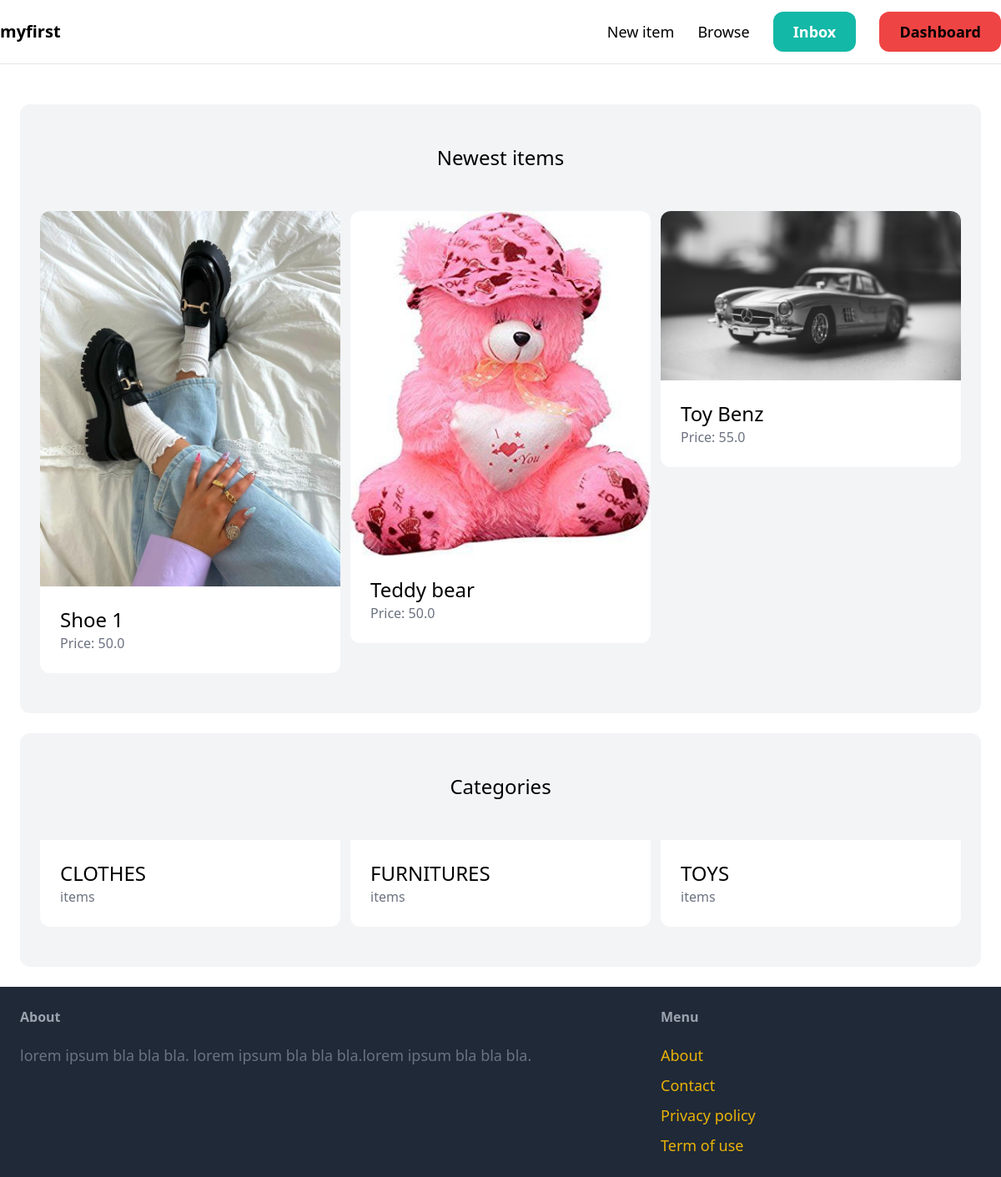
The app's page / (signed in) with its own data.
### item/models.py (models this page shows, shortened)
class Item(models.Model):
    category = models.ForeignKey(Category, related_name='item', on_delete=models.CASCADE, default = 1)
    name = models.CharField(max_length=255)
    description = models.TextField(blank=True, null=True)
    price = models.FloatField()
    image = models.ImageField(upload_to='item_images', blank=True, null=True)
    is_sold = models.BooleanField(default=False)
    created_by = models.ForeignKey(User, related_name='items', on_delete=models.CASCADE)
    created_at = models.DateTimeField(auto_now_add=True)

class Category(models.Model):
    name = models.CharField(max_length=255)
    class Meta:
        ordering = ('name',)
        verbose_name_plural = 'Categories'

### core/views.py (the view)
# urls.py: path('', views.index, name='index'),
def index(request):
    items = Item.objects.filter(is_sold=False)[0:6]
    categories = Category.objects.all()
    return render(request, 'core/index.html',{
        'categories': categories,
        'items': items,
    })

### core/templates/core/index.html (shortened to what this page needs)
{% extends 'core/base.html' %}
{% block content %}
    <div class="mt-6 px-6 py-12 bg-gray-100 rounded-xl">
        <h2 class="mb-12 text-2xl text-center">Newest items</h2>
    <div class="grid grid-cols-3 gap-3">
        {% for item in items %}
            <div>
                <a href="{% url 'item:detail' item.id %}">
                    <div>
                        <img src="{{ item.image.url }}" class="rounded-t-xl">
                    </div>
                    <div class="p-6 bg-white rounded-b-xl">
                        <h2 class="text-2xl">{{ item.name }}</h2>
                        <p class="text-gray-500">Price: {{ item.price }}</p>
                    </div>
                </a>
            </div>
        {% endfor %}
    </div>
    </div>
    <div class="mt-6 px-6 py-12 bg-gray-100 rounded-xl">
        <h2 class="mb-12 text-2xl text-center">Categories</h2>
        <div class="grid grid-cols-3 gap-3">
            {% for category in categories %}
                <div>
                    <a href="#">
                        <div class="p-6 bg-white rounded-b-xl">
                            <h2 class="text-2xl">{{ category.name }}</h2>
                            <p class="text-gray-500">{{ category.items.count }} items</p>
                        </div>
                    </a>
                </div>
            {% endfor %}
        </div>
    </div>
{% endblock %}

### records on screen
Item: image (picture), name "Shoe 1", price "50.0"
Item: image (picture), name "Teddy bear", price "50.0"
Item: image (picture), name "Toy Benz", price "55.0"
Category: name "CLOTHES"
Category: name "FURNITURES"
Category: name "TOYS"
